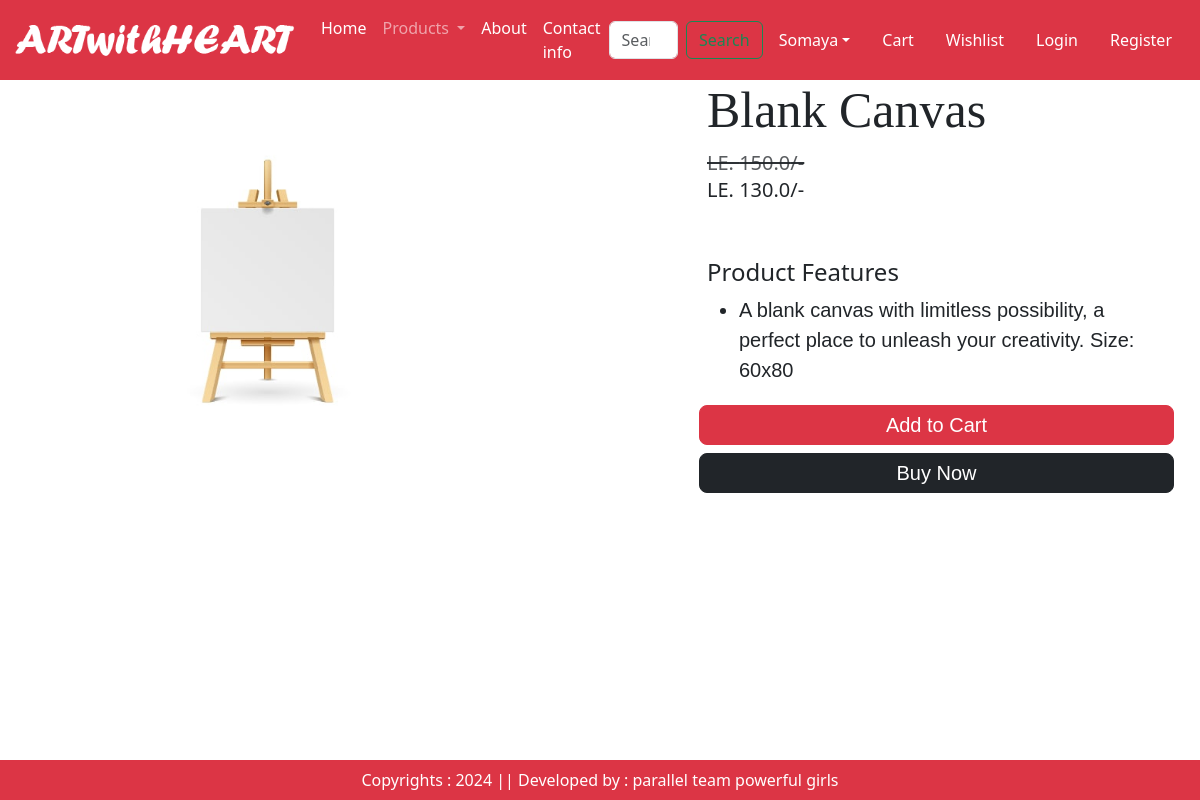
Page /product-detail/4 on the committed database.
### app/models.py (models this page shows, shortened)
class Product(models.Model):
    title = models.CharField(max_length=100)
    selling_price = models.FloatField()
    discounted_price = models.FloatField()
    description = models.TextField()
    composition = models.TextField(default=' ')
    prodapp = models.TextField(default=' ')
    category = models.CharField(choices=CATEGORY_CHOICES,max_length=2)
    product_image = models.ImageField(upload_to='product')

### app/views.py (the view)
# urls.py: path("product-detail/<int:pk>", views.ProductDetail.as_view(),name="product-detail"),
class ProductDetail(View):
    def get(self, request, pk):
        product = Product.objects.get(pk=pk)
        return render(request,"app/productdetail.html",locals())

### app/templates/app/productdetail.html (shortened to what this page needs)
{% extends 'app/base.html' %}
{% load static %}
{% block main-content %}
    <div class="container">
        <div class="row flex justify-content-between">
            <div class="img2 col-lg-5 mt-5">
                <img src="{{product.product_image.url}}" class="image col-xs-6 cil-sm-12
                 col-lg-12 mt-3 text-sm-center w-100 h-75" alt="">
            </div>
            <div class="productdetail col-lg-5">
                <h1 style="font-family: Georgia, 'Times New Roman', Times, serif;
                font-size: 50px;">
                    {{product.title}}
                </h1>
                <small class="text-decoration-line-through text-muted fs-5">
                    <del> LE. {{product.selling_price}}/-
                </small>
                <h5>
                   LE. {{product.discounted_price}}/-
                </h5>
                <br><br><h4>Product Features</h4>
                <ul class="fs-5" style="font-family: 'Gill Sans', 'Gill Sans MT', Calibri, 'Trebuchet MS', sans-serif ;">
                    <li>{{product.description}}</li>
                </ul>
                <div class="buttons row flex" style="font-family: 'Gill Sans', 'Gill Sans MT', Calibri, 'Trebuchet MS', sans-serif;">
                    <button type="submit" class="d-grid gap-2 btn1 btn btn-danger
                     p-1 m-1 btn-lg text-decoration-none text-white">
                        Add to Cart
                    </button>
                    <div class="btn btn-dark p-1 m-1 btn-lg">
                        <a href="#" class="text-decoration-none text-white">
                            Buy Now
                        </a>
                    </div>
                </div>
            </div>
        </div>
    </div>
{%endblock main-content %}

### rows in the picture
Product: product_image (placeholder picture), title "Blank Canvas", selling_price "150.0", discounted_price "130.0", description "A blank canvas with limitless possibility, a perfect place to unleash your creativity. Size: 60x80"
